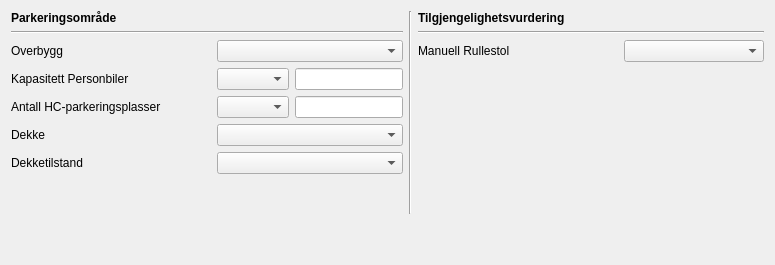
             <widget class="QWidget" name="tab_4">
              <attribute name="icon">
               <iconset>
                <normaloff>:/plugins/Tilgjengelighet/icons/pomrade.png</normaloff>:/plugins/Tilgjengelighet/icons/pomrade.png</iconset>
              </attribute>
              <attribute name="title">
               <string>Parkeringsområde</string>
              </attribute>
              <layout class="QVBoxLayout" name="verticalLayout_18">
               <item>
                <layout class="QVBoxLayout" name="verticalLayout_17">
                 <item>
                  <layout class="QHBoxLayout" name="horizontalLayout_113">
                   <item>
                    <layout class="QVBoxLayout" name="verticalLayout_7">
                     <item>
                      <widget class="QLabel" name="label_23">
                       <property name="font">
                        <font>
                         <weight>75</weight>
                         <bold>true</bold>
                        </font>
                       </property>
                       <property name="text">
                        <string>Parkeringsområde</string>
                       </property>
                       <property name="margin">
                        <number>10</number>
                       </property>
                      </widget>
                     </item>
                     <item>
                      <widget class="Line" name="line_27">
                       <property name="orientation">
                        <enum>Qt::Horizontal</enum>
                       </property>
                      </widget>
                     </item>
                     <item>
                      <layout class="QHBoxLayout" name="horizontalLayout_3">
                       <item>
                        <widget class="QLabel" name="label_6">
                         <property name="minimumSize">
                          <size>
                           <width>200</width>
                           <height>0</height>
                          </size>
                         </property>
                         <property name="maximumSize">
                          <size>
                           <width>200</width>
                           <height>16777215</height>
                          </size>
                         </property>
                         <property name="text">
                          <string>Overbygg</string>
                         </property>
                         <property name="margin">
                          <number>10</number>
                         </property>
                        </widget>
                       </item>
                       <item>
                        <widget class="QComboBox" name="comboBox_overbygg_pomrade">
                         <property name="enabled">
                          <bool>true</bool>
                         </property>
                         <property name="minimumSize">
                          <size>
                           <width>140</width>
                           <height>0</height>
                          </size>
                         </property>
                         <item>
                          <property name="text">
                           <string/>
                          </property>
                         </item>
                         <item>
                          <property name="text">
                           <string>Ja</string>
                          </property>
                         </item>
                         <item>
                          <property name="text">
                           <string>Nei</string>
                          </property>
                         </item>
                        </widget>
                       </item>
                      </layout>
                     </item>
                     <item>
                      <layout class="QHBoxLayout" name="horizontalLayout_23">
                       <item>
                        <widget class="QLabel" name="label_7">
                         <property name="minimumSize">
                          <size>
                           <width>200</width>
                           <height>0</height>
                          </size>
                         </property>
                         <property name="maximumSize">
                          <size>
                           <width>200</width>
                           <height>16777215</height>
                          </size>
                         </property>
                         <property name="text">
                          <string>Kapasitett Personbiler</string>
                         </property>
                         <property name="margin">
                          <number>10</number>
                         </property>
                        </widget>
                       </item>
                       <item>
                        <layout class="QHBoxLayout" name="horizontalLayout_9">
                         <item>
                          <widget class="QComboBox" name="comboBox_kapasitetPersonbiler">
                           <property name="enabled">
                            <bool>true</bool>
                           </property>
                           <property name="minimumSize">
                            <size>
                             <width>50</width>
                             <height>0</height>
                            </size>
                           </property>
                          </widget>
                         </item>
                         <item>
                          <widget class="QLineEdit" name="lineEdit_kapasitetPersonbiler">
                           <property name="enabled">
                            <bool>true</bool>
                           </property>
                           <property name="minimumSize">
                            <size>
                             <width>70</width>
                             <height>0</height>
                            </size>
                           </property>
                          </widget>
                         </item>
                        </layout>
                       </item>
                      </layout>
                     </item>
                     <item>
                      <layout class="QHBoxLayout" name="horizontalLayout_45">
                       <item>
                        <widget class="QLabel" name="label_14">
                         <property name="minimumSize">
                          <size>
                           <width>200</width>
                           <height>0</height>
                          </size>
                         </property>
                         <property name="maximumSize">
                          <size>
                           <width>200</width>
                           <height>16777215</height>
                          </size>
                         </property>
                         <property name="text">
                          <string>Antall HC-parkeringsplasser</string>
                         </property>
                         <property name="margin">
                          <number>10</number>
                         </property>
                        </widget>
                       </item>
                       <item>
                        <layout class="QHBoxLayout" name="horizontalLayout_34">
                         <item>
                          <widget class="QComboBox" name="comboBox_kapasitetUU">
                           <property name="enabled">
                            <bool>true</bool>
                           </property>
                           <property name="minimumSize">
                            <size>
                             <width>50</width>
                             <height>0</height>
                            </size>
                           </property>
                          </widget>
                         </item>
                         <item>
                          <widget class="QLineEdit" name="lineEdit_kapasitetUU">
                           <property name="enabled">
                            <bool>true</bool>
                           </property>
                           <property name="minimumSize">
                            <size>
                             <width>70</width>
                             <height>0</height>
                            </size>
                           </property>
                          </widget>
                         </item>
                        </layout>
                       </item>
                      </layout>
                     </item>
                     <item>
                      <layout class="QHBoxLayout" name="horizontalLayout_111">
                       <item>
                        <widget class="QLabel" name="label_15">
                         <property name="minimumSize">
                          <size>
                           <width>200</width>
                           <height>0</height>
                          </size>
                         </property>
                         <property name="maximumSize">
                          <size>
                           <width>200</width>
                           <height>16777215</height>
                          </size>
                         </property>
                         <property name="text">
                          <string>Dekke</string>
                         </property>
                         <property name="margin">
                          <number>10</number>
                         </property>
                        </widget>
                       </item>
                       <item>
                        <widget class="QComboBox" name="comboBox_dekke_pomrade">
                         <property name="enabled">
                          <bool>true</bool>
                         </property>
                         <property name="minimumSize">
                          <size>
                           <width>140</width>
                           <height>0</height>
                          </size>
                         </property>
                        </widget>
                       </item>
                      </layout>
                     </item>
                     <item>
                      <layout class="QHBoxLayout" name="horizontalLayout_112">
                       <item>
                        <widget class="QLabel" name="label_16">
                         <property name="minimumSize">
                          <size>
                           <width>200</width>
                           <height>0</height>
                          </size>
                         </property>
                         <property name="maximumSize">
                          <size>
                           <width>200</width>
                           <height>16777215</height>
                          </size>
                         </property>
                         <property name="text">
                          <string>Dekketilstand</string>
                         </property>
                         <property name="margin">
                          <number>10</number>
                         </property>
                        </widget>
                       </item>
                       <item>
                        <widget class="QComboBox" name="comboBox_dekkeTilstand_pomrade">
                         <property name="enabled">
                          <bool>true</bool>
                         </property>
                         <property name="minimumSize">
                          <size>
                           <width>140</width>
                           <height>0</height>
                          </size>
                         </property>
                        </widget>
                       </item>
                      </layout>
                     </item>
                     <item>
                      <spacer name="verticalSpacer_11">
                       <property name="orientation">
                        <enum>Qt::Vertical</enum>
                       </property>
                       <property name="sizeHint" stdset="0">
                        <size>
                         <width>20</width>
                         <height>40</height>
                        </size>
                       </property>
                      </spacer>
                     </item>
                    </layout>
                   </item>
                   <item>
                    <widget class="Line" name="line_24">
                     <property name="orientation">
                      <enum>Qt::Vertical</enum>
                     </property>
                    </widget>
                   </item>
                   <item>
                    <layout class="QVBoxLayout" name="verticalLayout_8">
                     <item>
                      <widget class="QLabel" name="label_25">
                       <property name="font">
                        <font>
                         <weight>75</weight>
                         <bold>true</bold>
                        </font>
                       </property>
                       <property name="text">
                        <string>Tilgjengelighetsvurdering</string>
                       </property>
                       <property name="margin">
                        <number>10</number>
                       </property>
                      </widget>
                     </item>
                     <item>
                      <widget class="Line" name="line_28">
                       <property name="orientation">
                        <enum>Qt::Horizontal</enum>
                       </property>
                      </widget>
                     </item>
                     <item>
                      <layout class="QHBoxLayout" name="horizontalLayout_10">
                       <item>
                        <widget class="QLabel" name="label_88">
                         <property name="minimumSize">
                          <size>
                           <width>200</width>
                           <height>0</height>
                          </size>
                         </property>
                         <property name="maximumSize">
                          <size>
                           <width>200</width>
                           <height>16777215</height>
                          </size>
                         </property>
                         <property name="text">
                          <string>Manuell Rullestol</string>
                         </property>
                         <property name="margin">
                          <number>10</number>
                         </property>
                        </widget>
                       </item>
                       <item>
                        <widget class="QComboBox" name="comboBox_manuell_rullestol_pomrade">
                         <property name="enabled">
                          <bool>true</bool>
                         </property>
                         <property name="minimumSize">
                          <size>
                           <width>140</width>
                           <height>0</height>
                          </size>
                         </property>
                         <property name="layoutDirection">
                          <enum>Qt::LeftToRight</enum>
                         </property>
                         <property name="autoFillBackground">
                          <bool>false</bool>
                         </property>
                         <property name="duplicatesEnabled">
                          <bool>false</bool>
                         </property>
                         <property name="frame">
                          <bool>true</bool>
                         </property>
                        </widget>
                       </item>
                      </layout>
                     </item>
                     <item>
                      <spacer name="verticalSpacer_5">
                       <property name="orientation">
                        <enum>Qt::Vertical</enum>
                       </property>
                       <property name="sizeHint" stdset="0">
                        <size>
                         <width>20</width>
                         <height>40</height>
                        </size>
                       </property>
                      </spacer>
                     </item>
                    </layout>
                   </item>
                  </layout>
                 </item>
                 <item>
                  <spacer name="verticalSpacer_10">
                   <property name="orientation">
                    <enum>Qt::Vertical</enum>
                   </property>
                   <property name="sizeHint" stdset="0">
                    <size>
                     <width>20</width>
                     <height>40</height>
                    </size>
                   </property>
                  </spacer>
                 </item>
                </layout>
               </item>
              </layout>
             </widget>
